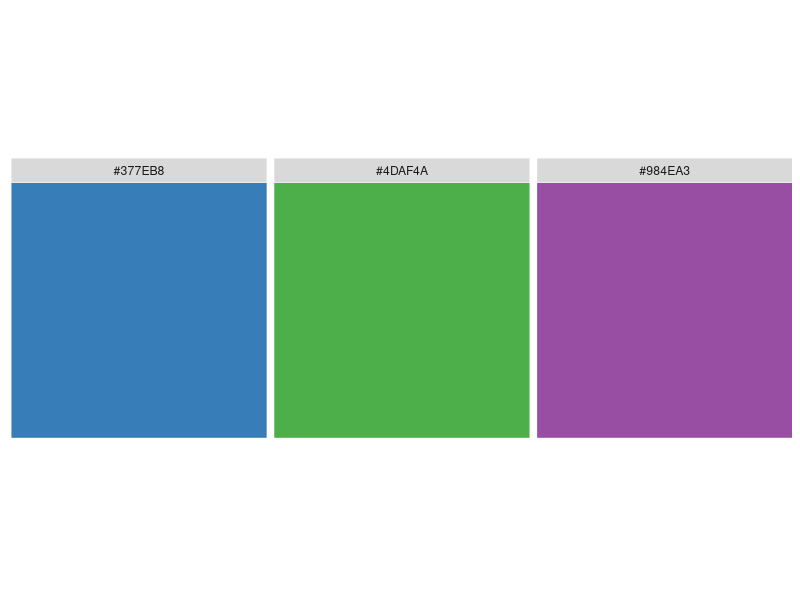
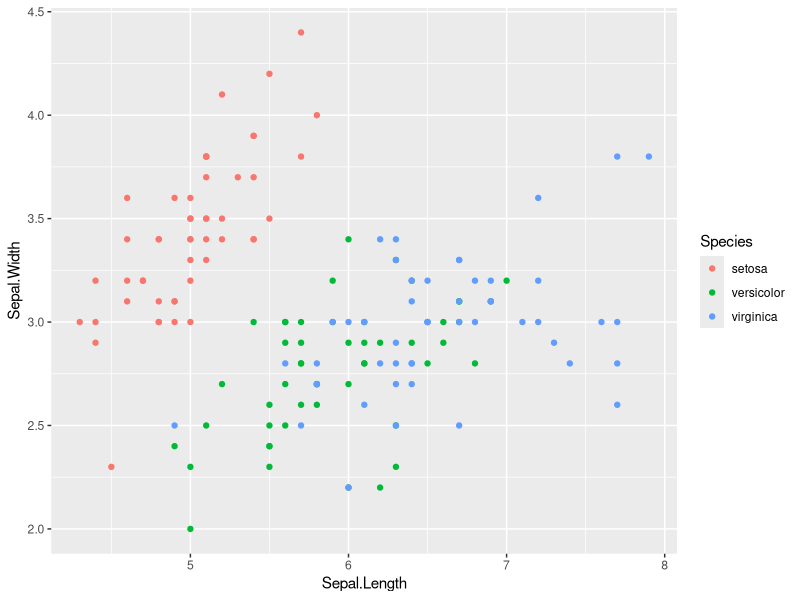
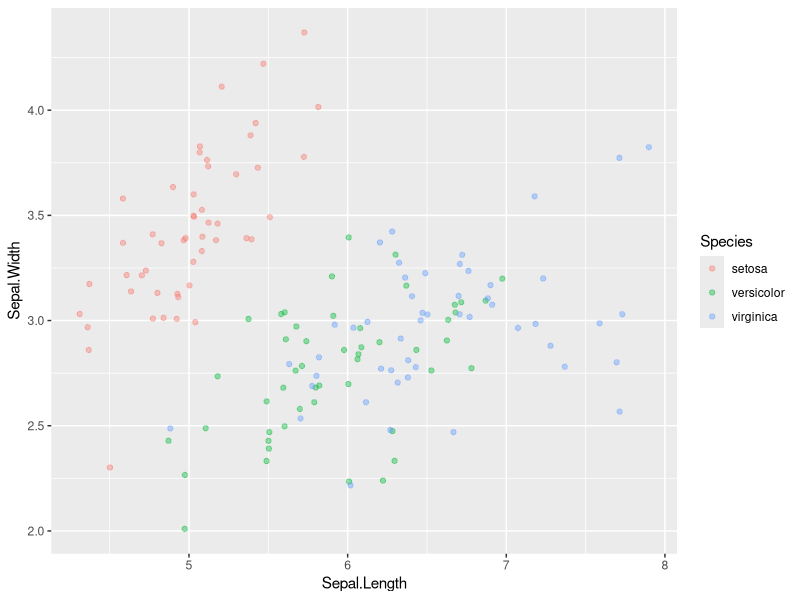
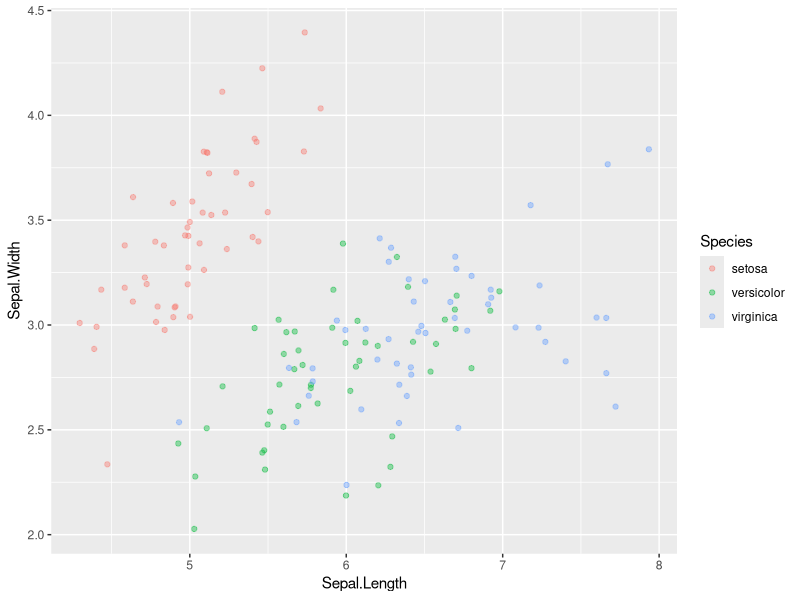
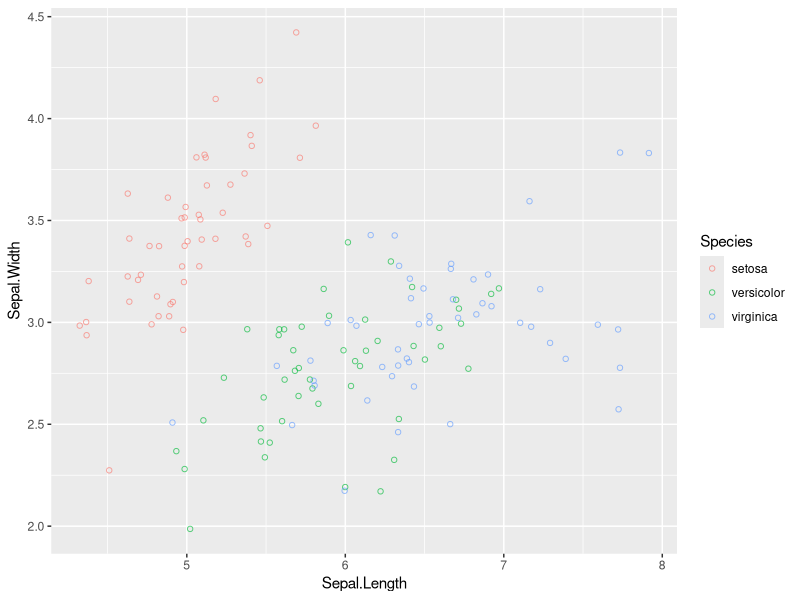
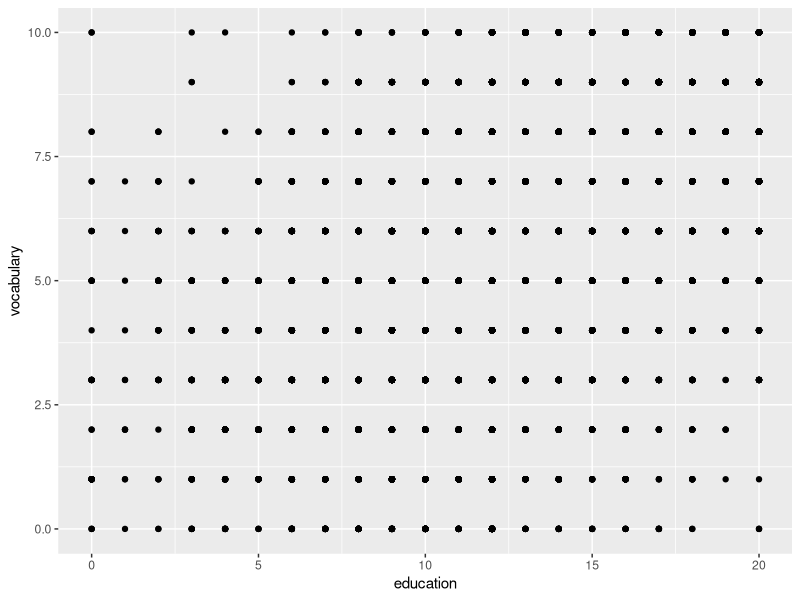
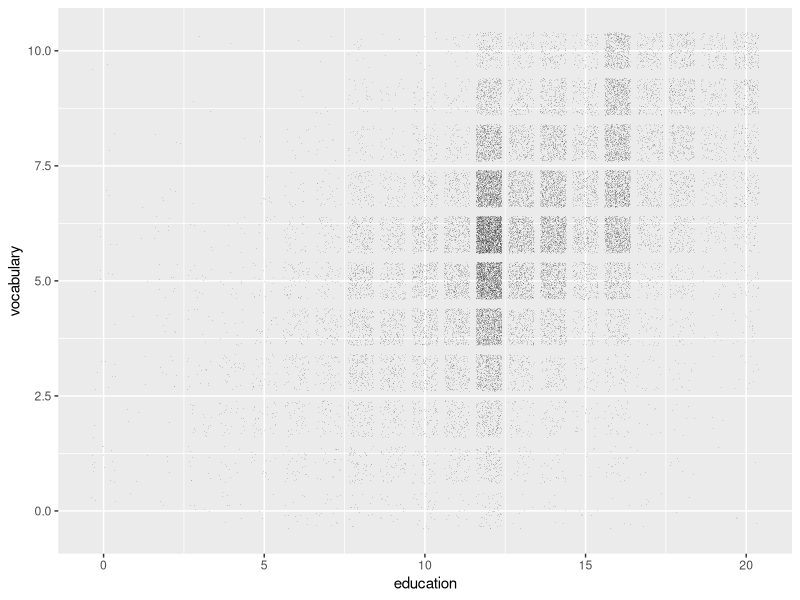

Recreate these plots in R, in order.
# Coding exercises for Data Visualization
# Rick Scavetta
# 16.10.2020
# Notes from the second 2-hour group session

# Using color ----
# Colors can be defines using a hex code:
myRed <- "#e41a1c" # RRGGBB

# hexidecimal (base 16): 0-9,A-F 
# 1-digit: 16 (16^1)
# 2-digit: 256 (16^2) 00-FF


# Decimal (base 10): 0-9
# 1-digit: 10 (10^1)
# 2-digit: 100 (10^2) 00-99

256*256*256 # Red*Green*Blue = 16 777 216

# Get colors:
library(RColorBrewer)
myColors <- brewer.pal(4, "Set1")[2:4]

munsell::plot_hex(myColors)

# ggplot2 coding challenge ----

# Exercise 1:
# 1 - Need to deal with overplotting - 3 different ways to implement the solution
# 2 - Change shape
# 3 - Add linear models, without background
# 4 - Change the colors - use Dark2 from color brewer
# 5 - Re-position the legend
# 6 - Remove non-data ink
# 7 - Relabel the axes
# 8 - Change the aspect ratio
# 9 - Set limits on the x and y axes
# 10 - Extra, remove color and use facets instead

# load package
library(ggplot2)

# Use the iris dataset
iris
str(iris)
# Base layer,  sepal width (y) vs sepal length (x) and Species (color)
g <- ggplot(iris, aes(x = Sepal.Length, 
                      y = Sepal.Width, 
                      color = Species))

# Create basic scatter plot
# This it mostly perfectly fine, but it doesn't 
# guarantee there will be no overplotting, 
# so always consider if it's the right choice.
g +
  geom_point()

# Typically use position, here jitter
# 1 - Use the position argument
# Easy, most inflexible
g +
  geom_point(position = "jitter", alpha = 0.4)

# 2 - Use the geom_jitter()
# Convenient, inflexible
g +
  geom_jitter(alpha = 0.4)

# 3 - Use a position_*() function
# Most flexible and full-featured
posn_j <- position_jitter(seed = 136)
g +
  geom_point(position = posn_j, 
             alpha = 0.65, 
             shape = 1)

# Also use alpha and/or shape and/or size in combination

# low precision data, i.e.
# If both X and Y are integer
library(car)
ggplot(Vocab, aes(x = education, y = vocabulary)) +
  geom_point()

ggplot(Vocab, aes(x = education, y = vocabulary)) +
  geom_point(position = "jitter", alpha = 0.15, shape = ".")

# AESTHETIC - MAPPING a variable onto a SCALE
# ATTRIBUTE - SETTING how a geommetry looks



